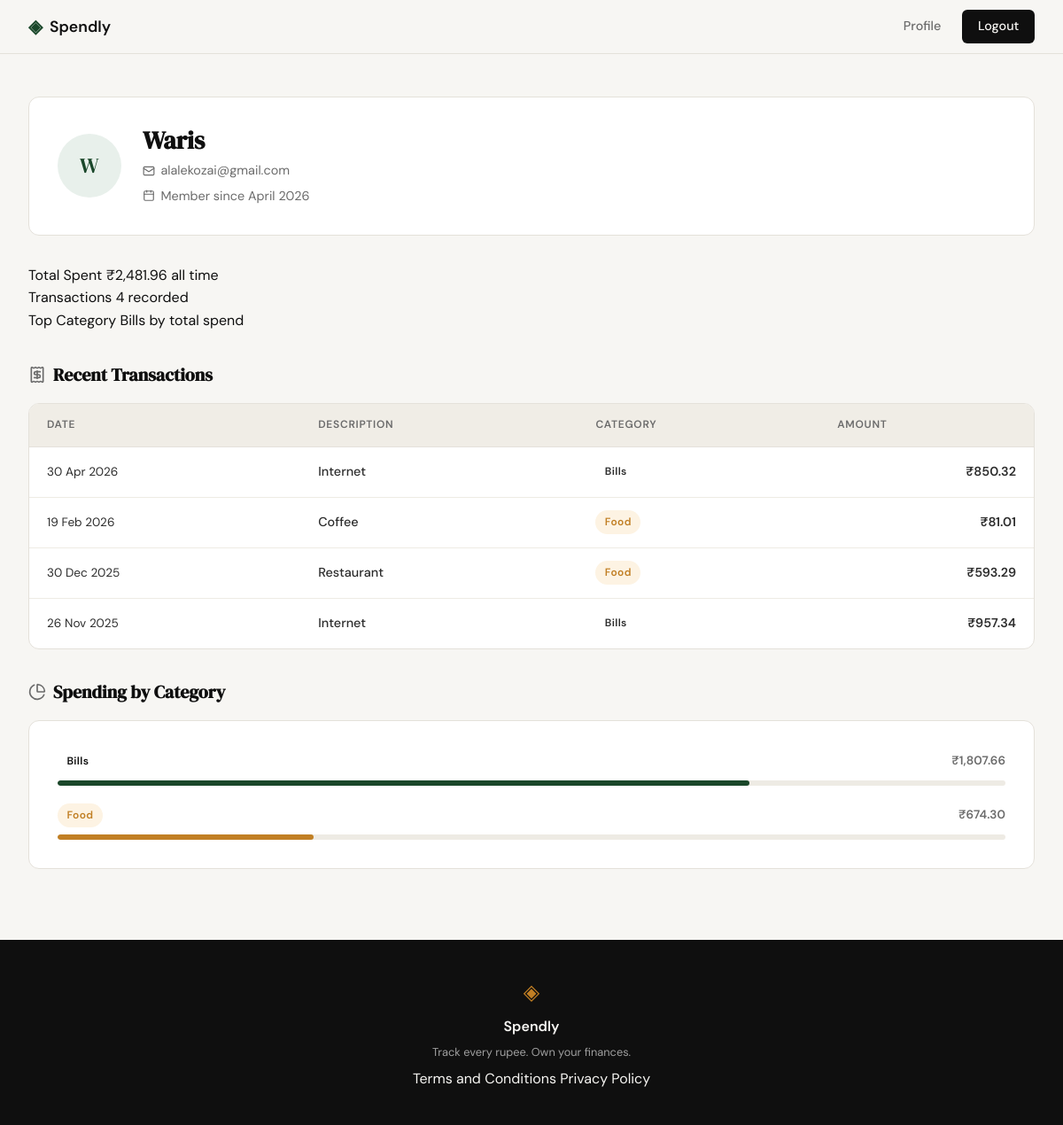
Screenshot of /profile (signed in) with the database file from the repository.
### tables this page shows
CREATE TABLE users (
            id         INTEGER PRIMARY KEY AUTOINCREMENT,
            name       TEXT    NOT NULL,
            email      TEXT    NOT NULL UNIQUE,
            password   TEXT    NOT NULL,
            created_at TEXT    NOT NULL DEFAULT (datetime('now'))
        );

CREATE TABLE expenses (
            id          INTEGER PRIMARY KEY AUTOINCREMENT,
            user_id     INTEGER NOT NULL REFERENCES users(id),
            title       TEXT    NOT NULL,
            amount      REAL    NOT NULL,
            category    TEXT    NOT NULL,
            date        TEXT    NOT NULL,
            description TEXT
        );

### app.py (the view)
@app.route("/profile")
def profile():
    if not session.get("user_id"):
        return redirect(url_for("login"))
    user = get_user_by_id(session["user_id"])
    if user is None:
        session.clear()
        return redirect(url_for("login"))
    stats        = get_summary_stats(session["user_id"])
    transactions = get_recent_transactions(session["user_id"])
    categories   = get_category_breakdown(session["user_id"])
    return render_template("profile.html",
                           user=user, stats=stats,
                           transactions=transactions, categories=categories)

### database/db.py (called while the page is built)
def get_db():
    conn = sqlite3.connect(DB_PATH)
    conn.row_factory = sqlite3.Row
    conn.execute("PRAGMA foreign_keys = ON")
    return conn

### database/queries.py (called while the page is built)
def get_user_by_id(user_id):
    conn = get_db()
    row = conn.execute("SELECT * FROM users WHERE id = ?", (user_id,)).fetchone()
    conn.close()
    if row is None:
        return None
    created_at = datetime.fromisoformat(row["created_at"])
    return {
        "name": row["name"],
        "email": row["email"],
        "initials": "".join(w[0].upper() for w in row["name"].split()[:2]),
        "member_since": created_at.strftime("%B %Y"),
    }

def get_summary_stats(user_id):
    conn = get_db()
    rows = conn.execute(
        "SELECT amount, category FROM expenses WHERE user_id = ?", (user_id,)
    ).fetchall()
    conn.close()
    if not rows:
        return {"total_spent": "₹0.00", "tx_count": 0, "top_category": "—"}
    total = sum(r["amount"] for r in rows)
    cat_totals = {}
    for r in rows:
        cat_totals[r["category"]] = cat_totals.get(r["category"], 0) + r["amount"]
    top_cat = max(cat_totals, key=cat_totals.get)
    return {
        "total_spent": f"₹{total:,.2f}",
        "tx_count": len(rows),
        "top_category": top_cat,
    }

def get_recent_transactions(user_id, limit=10):
    conn = get_db()
    rows = conn.execute(
        "SELECT title, amount, category, date FROM expenses "
        "WHERE user_id = ? ORDER BY date DESC LIMIT ?",
        (user_id, limit),
    ).fetchall()
    conn.close()
    result = []
    for r in rows:
        d = datetime.strptime(r["date"], "%Y-%m-%d")
        result.append({
            "date": d.strftime("%d %b %Y"),
            "description": r["title"],
            "category": r["category"],
            "amount": f"₹{r['amount']:,.2f}",
        })
    return result

def get_category_breakdown(user_id):
    conn = get_db()
    rows = conn.execute(
        "SELECT category, SUM(amount) as total FROM expenses "
        "WHERE user_id = ? GROUP BY category ORDER BY total DESC",
        (user_id,),
    ).fetchall()
    conn.close()
    if not rows:
        return []
    grand_total = sum(r["total"] for r in rows)
    result = [
        {
            "name": r["category"],
            "total": f"₹{r['total']:,.2f}",
            "pct": int(r["total"] / grand_total * 100),
        }
        for r in rows
    ]
    diff = 100 - sum(item["pct"] for item in result)
    if diff and result:
        result[0]["pct"] += diff
    return result

### templates/profile.html (shortened to what this page needs)
{% extends "base.html" %}
{% block head %}
<link rel="stylesheet" href="{{ url_for('static', filename='css/profile.css') }}">
{% endblock %}
{% block content %}
<div class="profile-page">
    <div class="profile-inner">
        <div class="profile-header">
            <div class="profile-avatar">{{ user.initials }}</div>
            <div class="profile-identity">
                <h1 class="profile-name">{{ user.name }}</h1>
                <p class="profile-meta">
                    <i data-lucide="mail"></i>
                    {{ user.email }}
                </p>
                <p class="profile-meta">
                    <i data-lucide="calendar"></i>
                    Member since {{ user.member_since }}
                </p>
            </div>
        </div>
        <div class="mock-stats-row">
            <div class="mock-stat">
                <span class="mock-stat-label">Total Spent</span>
                <span class="mock-stat-value">{{ stats.total_spent }}</span>
                <span class="mock-stat-sub">all time</span>
            </div>
            <div class="mock-stat">
                <span class="mock-stat-label">Transactions</span>
                <span class="mock-stat-value">{{ stats.tx_count }}</span>
                <span class="mock-stat-sub">recorded</span>
            </div>
            <div class="mock-stat">
                <span class="mock-stat-label">Top Category</span>
                <span class="mock-stat-value">{{ stats.top_category }}</span>
                <span class="mock-stat-sub">by total spend</span>
            </div>
        </div>
        <div class="profile-section">
            <h2 class="profile-section-title">
                <i data-lucide="receipt"></i>
                Recent Transactions
            </h2>
            <div class="feature-card profile-table-card">
                <table class="tx-table">
                    <thead>
                        <tr>
                            <th>Date</th>
                            <th>Description</th>
                            <th>Category</th>
                            <th class="tx-amount-col">Amount</th>
                        </tr>
                    </thead>
                    <tbody>
                        {% for tx in transactions %}
                        <tr>
                            <td class="tx-date">{{ tx.date }}</td>
                            <td class="tx-desc">{{ tx.description }}</td>
                            <td>
                                <span class="tx-badge tx-badge--{{ tx.category | lower }}">
                                    {{ tx.category }}
                                </span>
                            </td>
                            <td class="tx-amount">{{ tx.amount }}</td>
                        </tr>
                        {% endfor %}
                    </tbody>
                </table>
            </div>
        </div>
        <div class="profile-section">
            <h2 class="profile-section-title">
                <i data-lucide="pie-chart"></i>
                Spending by Category
            </h2>
            <div class="feature-card">
                <div class="cat-list">
                    {% for cat in categories %}
                    <div class="cat-row">
                        <div class="cat-meta">
                            <span class="tx-badge tx-badge--{{ cat.name | lower }}">{{ cat.name }}</span>
                            <span class="cat-total">{{ cat.total }}</span>
                        </div>
                        <div class="mock-bar-track">
                            <div class="mock-bar cat-bar--{{ cat.name | lower }}" style="width: {{ cat.pct }}%"></div>
                        </div>
                    </div>
                    {% endfor %}
                </div>
            </div>
        </div>
    </div>
</div>
{% endblock %}

### static/css/style.css (style rules this page uses)
:root { --ink: #0f0f0f; --ink-soft: #2d2d2d; --ink-muted: #6b6b6b; --ink-faint: #a0a0a0; --paper: #f7f6f3; --paper-warm: #f0ede6; --paper-card: #ffffff; --accent: #1a472a; --accent-light: #e8f0eb; --accent-2: #c17f24; --accent-2-light: #fdf3e3; --danger: #c0392b; --danger-light: #fdecea; --border: #e4e1da; --border-soft: #eeebe4; --font-display: 'DM Serif Display', Georgia, serif; --font-body: 'DM Sans', system-ui, sans-serif; --max-width: 1200px; --auth-width: 440px; --radius-sm: 6px; --radius-md: 12px; --radius-lg: 20px; }
*, *::before, *::after { box-sizing: border-box; margin: 0; padding: 0; }
html { font-size: 16px; scroll-behavior: smooth; }
body { background: var(--paper); color: var(--ink); font-family: var(--font-body); font-size: 1rem; line-height: 1.6; -webkit-font-smoothing: antialiased; }
.mock-bar-track { height: 6px; background: var(--border-soft); border-radius: 999px; overflow: hidden; }
.mock-bar { height: 100%; background: var(--accent); border-radius: 999px; transition: width 0.6s ease; }
.feature-card { background: var(--paper-card); border: 1px solid var(--border); border-radius: var(--radius-md); padding: 2rem; }

### static/css/profile.css (style rules this page uses)
.profile-page { padding: 3rem 2rem 5rem; }
.profile-inner { max-width: var(--max-width); margin: 0 auto; display: flex; flex-direction: column; gap: 2rem; }
.profile-header { background: var(--paper-card); border: 1px solid var(--border); border-radius: var(--radius-md); padding: 2rem; display: flex; align-items: center; gap: 1.5rem; }
.profile-avatar { width: 72px; height: 72px; border-radius: 50%; background: var(--accent-light); color: var(--accent); font-family: var(--font-display); font-size: 1.5rem; display: flex; align-items: center; justify-content: center; flex-shrink: 0; letter-spacing: 0.02em; }
.profile-identity { display: flex; flex-direction: column; gap: 0.35rem; }
.profile-name { font-family: var(--font-display); font-size: 1.75rem; color: var(--ink); line-height: 1.2; margin: 0; }
.profile-meta { display: flex; align-items: center; gap: 0.4rem; font-size: 0.9rem; color: var(--ink-muted); }
.profile-meta svg { width: 14px; height: 14px; flex-shrink: 0; }
.profile-section { display: flex; flex-direction: column; gap: 1rem; }
.profile-section-title { font-family: var(--font-display); font-size: 1.25rem; color: var(--ink); display: flex; align-items: center; gap: 0.5rem; margin: 0; }
.profile-section-title svg { width: 20px; height: 20px; color: var(--ink-muted); flex-shrink: 0; }
.profile-table-card { padding: 0; overflow: hidden; }
.tx-table { width: 100%; border-collapse: collapse; font-size: 0.9rem; }
.tx-table thead th { padding: 0.9rem 1.25rem; text-align: left; font-size: 0.75rem; font-weight: 600; text-transform: uppercase; letter-spacing: 0.06em; color: var(--ink-muted); background: var(--paper-warm); border-bottom: 1px solid var(--border); }
.tx-table tbody tr { border-bottom: 1px solid var(--border-soft); transition: background 0.15s; }
.tx-table tbody tr:last-child { border-bottom: none; }
.tx-table tbody td { padding: 0.9rem 1.25rem; color: var(--ink-soft); vertical-align: middle; }
.tx-date { color: var(--ink-muted); font-size: 0.85rem; white-space: nowrap; }
.tx-desc { color: var(--ink); font-weight: 500; }
.tx-amount-col { text-align: right; }
.tx-amount { text-align: right; font-weight: 600; color: var(--ink); font-variant-numeric: tabular-nums; }
.tx-badge { display: inline-block; padding: 0.25rem 0.65rem; border-radius: 999px; font-size: 0.75rem; font-weight: 600; letter-spacing: 0.03em; white-space: nowrap; }
.tx-badge--food { background: var(--accent-2-light); color: var(--accent-2); }
.cat-list { display: flex; flex-direction: column; gap: 1.25rem; }
.cat-row { display: flex; flex-direction: column; gap: 0.5rem; }
.cat-meta { display: flex; align-items: center; justify-content: space-between; }
.cat-total { font-size: 0.85rem; font-weight: 600; color: var(--ink-muted); font-variant-numeric: tabular-nums; }
.cat-bar--food { background: var(--accent-2); }

### rows the page displays
users: name "Waris", email "alalekozai@gmail.com"
expenses: top_category "Bills", date "26 Nov 2025", description "Internet", category "Bills", amount "₹957.34"
expenses: date "30 Apr 2026", description "Internet", category "Bills", amount "₹850.32"
expenses: date "19 Feb 2026", description "Coffee", category "Food", amount "₹81.01"
expenses: date "30 Dec 2025", description "Restaurant", category "Food", amount "₹593.29"

### other values shown
{{ user.initials }} "W"
{{ user.member_since }} "April 2026"
{{ stats.total_spent }} "₹2,481.96"
{{ stats.tx_count }} "4"
{{ cat.name }} "Bills" "Food"
{{ cat.total }} "₹1,807.66" "₹674.30"
